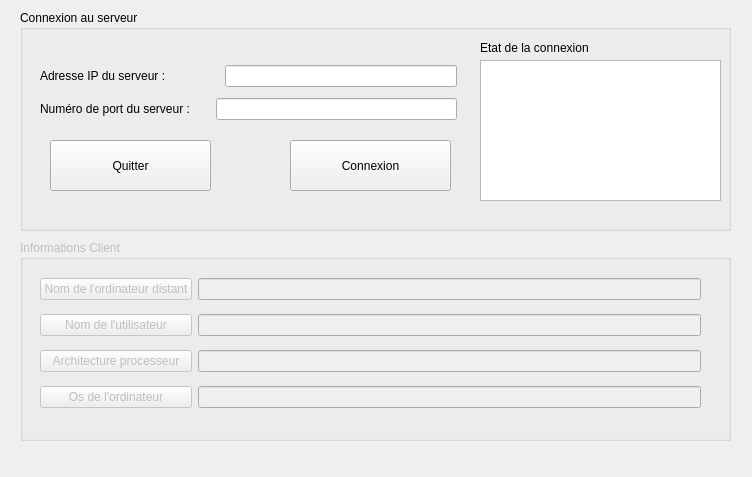
<?xml version="1.0" encoding="UTF-8"?>
<ui version="4.0">
 <class>AuditClientWidget</class>
 <widget class="QWidget" name="AuditClientWidget">
  <property name="geometry">
   <rect>
    <x>0</x>
    <y>0</y>
    <width>752</width>
    <height>477</height>
   </rect>
  </property>
  <property name="windowTitle">
   <string>AuditClientWidget</string>
  </property>
  <widget class="QGroupBox" name="groupBox">
   <property name="geometry">
    <rect>
     <x>20</x>
     <y>10</y>
     <width>711</width>
     <height>221</height>
    </rect>
   </property>
   <property name="title">
    <string>Connexion au serveur</string>
   </property>
   <widget class="QWidget" name="">
    <property name="geometry">
     <rect>
      <x>20</x>
      <y>50</y>
      <width>417</width>
      <height>65</height>
     </rect>
    </property>
    <layout class="QGridLayout" name="gridLayout">
     <item row="0" column="0">
      <layout class="QHBoxLayout" name="horizontalLayout">
       <item>
        <widget class="QLabel" name="label_2">
         <property name="text">
          <string>Adresse IP du serveur :</string>
         </property>
        </widget>
       </item>
       <item>
        <spacer name="horizontalSpacer_2">
         <property name="orientation">
          <enum>Qt::Horizontal</enum>
         </property>
         <property name="sizeType">
          <enum>QSizePolicy::Fixed</enum>
         </property>
         <property name="sizeHint" stdset="0">
          <size>
           <width>53</width>
           <height>20</height>
          </size>
         </property>
        </spacer>
       </item>
       <item>
        <widget class="QLineEdit" name="lineEditAdresseIP"/>
       </item>
      </layout>
     </item>
     <item row="1" column="0">
      <layout class="QHBoxLayout" name="horizontalLayout_2">
       <item>
        <widget class="QLabel" name="label_4">
         <property name="text">
          <string>Numéro de port du serveur :</string>
         </property>
        </widget>
       </item>
       <item>
        <spacer name="horizontalSpacer">
         <property name="orientation">
          <enum>Qt::Horizontal</enum>
         </property>
         <property name="sizeType">
          <enum>QSizePolicy::Fixed</enum>
         </property>
         <property name="sizeHint" stdset="0">
          <size>
           <width>20</width>
           <height>20</height>
          </size>
         </property>
        </spacer>
       </item>
       <item>
        <widget class="QLineEdit" name="lineEditPort"/>
       </item>
      </layout>
     </item>
    </layout>
   </widget>
   <widget class="QPushButton" name="pushButtonConnexion">
    <property name="geometry">
     <rect>
      <x>270</x>
      <y>130</y>
      <width>161</width>
      <height>51</height>
     </rect>
    </property>
    <property name="text">
     <string>Connexion</string>
    </property>
   </widget>
   <widget class="QPushButton" name="pushButtonQuitter">
    <property name="enabled">
     <bool>true</bool>
    </property>
    <property name="geometry">
     <rect>
      <x>30</x>
      <y>130</y>
      <width>161</width>
      <height>51</height>
     </rect>
    </property>
    <property name="text">
     <string>Quitter</string>
    </property>
   </widget>
   <widget class="QLabel" name="label_5">
    <property name="geometry">
     <rect>
      <x>460</x>
      <y>30</y>
      <width>121</width>
      <height>16</height>
     </rect>
    </property>
    <property name="text">
     <string>Etat de la connexion</string>
    </property>
   </widget>
   <widget class="QTextEdit" name="textEditEtat">
    <property name="geometry">
     <rect>
      <x>460</x>
      <y>50</y>
      <width>241</width>
      <height>141</height>
     </rect>
    </property>
   </widget>
  </widget>
  <widget class="QGroupBox" name="groupBoxInformationsClient">
   <property name="enabled">
    <bool>false</bool>
   </property>
   <property name="geometry">
    <rect>
     <x>20</x>
     <y>240</y>
     <width>711</width>
     <height>201</height>
    </rect>
   </property>
   <property name="title">
    <string>Informations Client</string>
   </property>
   <widget class="QWidget" name="">
    <property name="geometry">
     <rect>
      <x>20</x>
      <y>30</y>
      <width>661</width>
      <height>147</height>
     </rect>
    </property>
    <layout class="QHBoxLayout" name="horizontalLayout_3">
     <item>
      <layout class="QVBoxLayout" name="verticalLayout">
       <item>
        <widget class="QPushButton" name="pushButtonOrdinateur">
         <property name="text">
          <string>Nom de l'ordinateur distant</string>
         </property>
        </widget>
       </item>
       <item>
        <widget class="QPushButton" name="pushButtonUtilisateur">
         <property name="text">
          <string>Nom de l'utilisateur</string>
         </property>
        </widget>
       </item>
       <item>
        <widget class="QPushButton" name="pushButtonArchitecture">
         <property name="text">
          <string>Architecture processeur</string>
         </property>
        </widget>
       </item>
       <item>
        <widget class="QPushButton" name="pushButtonOS">
         <property name="text">
          <string>Os de l'ordinateur</string>
         </property>
        </widget>
       </item>
      </layout>
     </item>
     <item>
      <layout class="QVBoxLayout" name="verticalLayout_2">
       <item>
        <widget class="QLineEdit" name="lineEditOrdinateur"/>
       </item>
       <item>
        <widget class="QLineEdit" name="lineEditUtilisateur"/>
       </item>
       <item>
        <widget class="QLineEdit" name="lineEditArchitecture"/>
       </item>
       <item>
        <widget class="QLineEdit" name="lineEditOS"/>
       </item>
      </layout>
     </item>
    </layout>
   </widget>
  </widget>
 </widget>
 <resources/>
 <connections>
  <connection>
   <sender>pushButtonQuitter</sender>
   <signal>clicked()</signal>
   <receiver>AuditClientWidget</receiver>
   <slot>close()</slot>
   <hints>
    <hint type="sourcelabel">
     <x>148</x>
     <y>172</y>
    </hint>
    <hint type="destinationlabel">
     <x>168</x>
     <y>237</y>
    </hint>
   </hints>
  </connection>
 </connections>
</ui>
